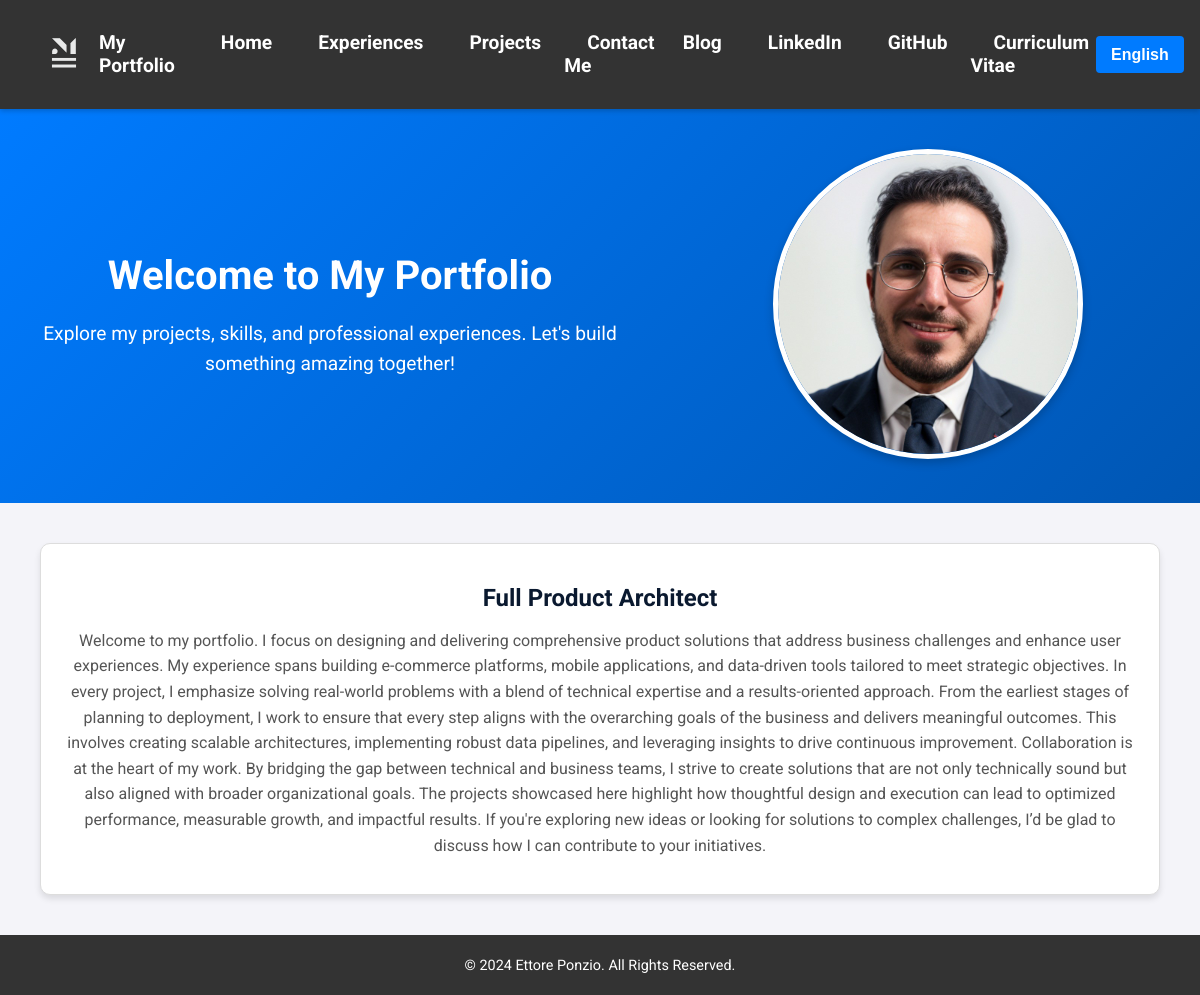
The app's page /en/, older data.
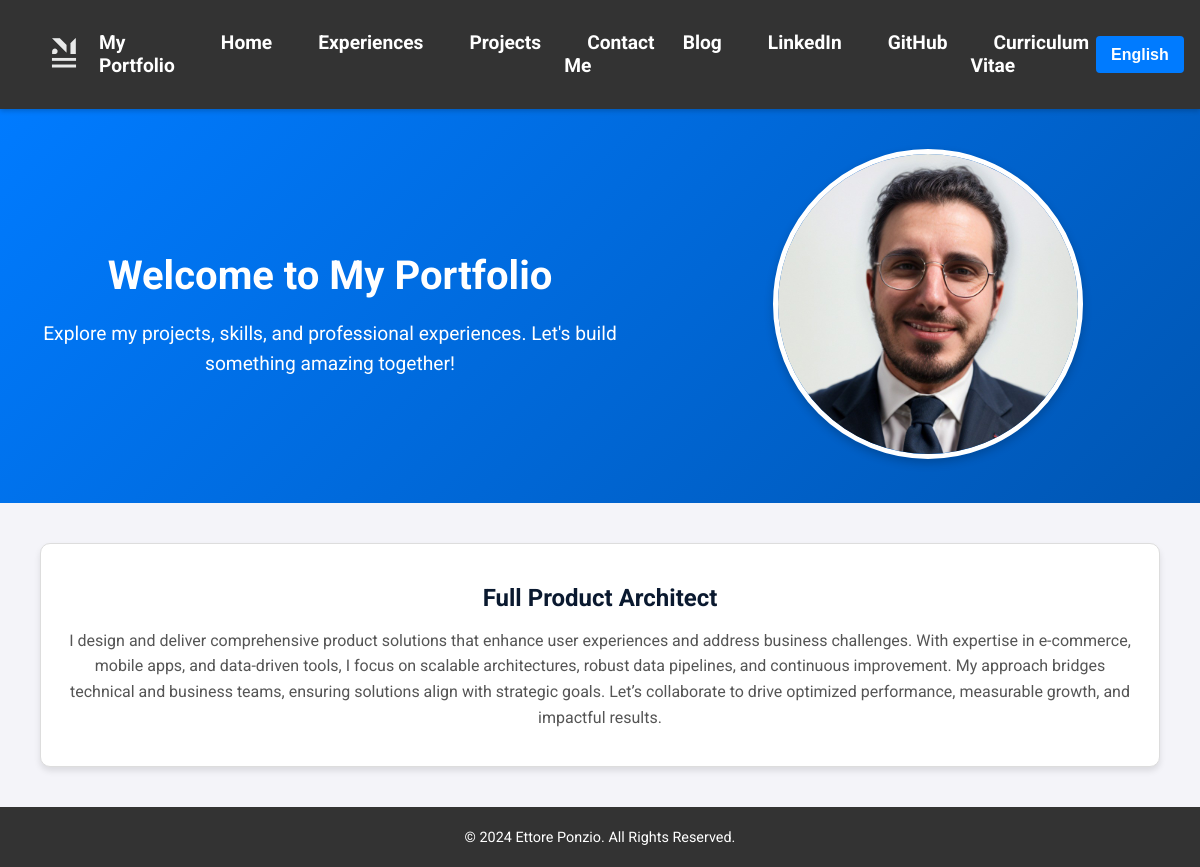
The same page, newer data.
### portfolio/models.py (models this page shows, shortened)
class Section(models.Model):
    title_en = models.CharField(
        max_length=200,
        help_text=_("Title of the section in English"),
        verbose_name=_("Title (EN)")
    )
    title_it = models.CharField(
        max_length=200,
        help_text=_("Title of the section in Italian"),
        verbose_name=_("Title (IT)")
    )
    description_en = models.TextField(
        help_text=_("Description content for the section in English"),
        verbose_name=_("Description (EN)")
    )
    description_it = models.TextField(
        help_text=_("Description content for the section in Italian"),
        verbose_name=_("Description (IT)")
    )
    class Meta:
        verbose_name = _("Section")
        verbose_name_plural = _("Sections")

### portfolio/views.py (the view)
# urls.py: 2. Add a URL to urlpatterns:  path('', views.home, name='home')
def home(request):
    user_language = get_language()  # Get the current user's language (e.g., 'en' or 'it')
    sections = Section.objects.all()
    for section in sections:
        if user_language == 'it':
            section.display_title = section.title_it
            section.display_description = section.description_it
        else:
            section.display_title = section.title_en
            section.display_description = section.description_en
    context = {'sections': sections}
    return render(request, 'portfolio/home.html', context)

### portfolio/templates/portfolio/home.html (shortened to what this page needs)
{% extends 'portfolio/base.html' %}
{% load static %}
{% load i18n %}
{% block styles %}
    <link rel="stylesheet" href="{% static 'portfolio/css/home.css' %}">
{% endblock %}
{% block content %}
<article class="home-page">
    <section class="hero-section">
        <div class="hero-text">
            <h1>{% trans "Welcome to My Portfolio" %}</h1>
            <p>
                {% trans "Explore my projects, skills, and professional experiences. Let's build something amazing together!" %}
            </p>
        </div>
        <div class="hero-image">
            <img src="{% static 'portfolio/images/profile.jpeg' %}" alt="{% trans 'Profile Image' %}">
        </div>
    </section>
    <section class="sections-container">
        {% for section in sections %}
        <div class="dynamic-section">
            <h2>{{ section.display_title }}</h2>
            <p>{{ section.display_description }}</p>
        </div>
        {% endfor %}
    </section>
</article>
{% endblock %}

### portfolio/templates/portfolio/base.html (shortened to what this page needs)
{% load static %}
{% load i18n %}
<!DOCTYPE html>
<html lang="{{ LANGUAGE_CODE }}">
<head>
    <link rel="stylesheet" href="{% static 'portfolio/css/navigation.css' %}">
    <link rel="stylesheet" href="{% static 'portfolio/css/footer.css' %}">
    {% block styles %}{% endblock %}
</head>
<body>
    <header>
        <nav aria-label="{% trans 'Main Navigation' %}">
            <div class="nav-container">
                <a href="{% url 'portfolio:home' %}" class="logo">
                    <img src="{% static 'portfolio/logo.png' %}" alt="{% trans 'MyPortfolio Logo' %}" class="logo-image"> My Portfolio
                </a>
                <ul class="nav-links">
                    <li><a href="{% url 'portfolio:home' %}">{% trans "Home" %}</a></li>
                    <li><a href="{% url 'portfolio:education' %}">{% trans "Experiences" %}</a></li>
                    <li><a href="{% url 'portfolio:projects' %}">{% trans "Projects" %}</a></li>
                    <li><a href="{% url 'portfolio:contact' %}">{% trans "Contact Me" %}</a></li>
                    <li><a href="{% url 'portfolio:blog_list' %}">{% trans "Blog" %}</a></li>
                    <li><a href="{% url 'portfolio:linkedin' %}" target="_blank">{% trans "LinkedIn" %}</a></li>
                    <li><a href="{% url 'portfolio:github' %}" target="_blank">{% trans "GitHub" %}</a></li>
                    <li><a href="{% url 'portfolio:open_cv' %}">{% trans "Curriculum Vitae" %}</a></li>
                </ul>
                <form action="{% url 'set_language' %}" method="post" id="language-form" class="language-form">
                    <select name="language" onchange="this.form.submit()" id="language-select" class="language-switcher">
                        {% for lang_code, lang_name in LANGUAGES %}
                            <option value="{{ lang_code }}" {% if lang_code == LANGUAGE_CODE %}selected{% endif %}>
                                {{ lang_name }}
                            </option>
                        {% endfor %}
                    </select>
                </form>
            </div>
        </nav>
    </header>
    <main class="container" role="main">
        {% block content %}{% endblock %}
    </main>
    <footer>
        <p>&copy; {% trans "2024 Ettore Ponzio. All Rights Reserved." %}</p>
    </footer>
</body>
</html>

### portfolio/static/portfolio/css/navigation.css (style rules this page uses)
.nav-container { display: flex; justify-content: space-between; align-items: center; padding: 1em; background-color: #333; color: #fff; position: sticky; top: 0; z-index: 1000; box-shadow: 0 2px 5px rgba(0, 0, 0, 0.2); }
nav .logo { display: flex; align-items: center; text-decoration: none; flex: 1; }
nav .logo-image { max-height: 50px; width: auto; margin-right: 10px; }
nav ul { display: flex; list-style: none; gap: 2 em; margin: 0; padding: 0; }
nav a { text-decoration: none; color: #fff; font-weight: bold; font-size: 1.2rem; padding: 0.7em 1.2em; transition: background-color 0.3s, color 0.3s; border-radius: 6px; }
.language-form { flex: 1; display: flex; justify-content: flex-end; order: 3; }
.language-switcher { background-color: #007bff; color: #fff; font-size: 16px; padding: 10px 15px; border: none; font-weight: bold; border-radius: 4px; cursor: pointer; appearance: none; -webkit-appearance: none; transition: background-color 0.3s ease; }
nav .language-switcher option { color: #000; }

### portfolio/static/portfolio/css/footer.css (style rules this page uses)
footer { background-color: #333; color: #fff; text-align: center; padding: 1em; font-size: 0.9em; }
footer p { margin: 0.5em 0; }

### portfolio/static/portfolio/css/home.css (style rules this page uses)
body { font-family: 'Roboto', sans-serif; background-color: #f4f4f9; color: #0A192F; margin: 0; padding: 0; }
.hero-section { display: flex; flex-wrap: wrap; align-items: center; justify-content: space-between; padding: 20px; background: linear-gradient(135deg, #007BFF, #0056b3); color: #ffffff; text-align: center; }
.hero-section .hero-text { flex: 1; max-width: 50%; padding: 20px; }
.hero-section .hero-text h1 { font-size: 2.5rem; font-weight: bold; margin-bottom: 15px; }
.hero-section .hero-text p { font-size: 1.2rem; line-height: 1.6; }
.hero-section .hero-image { flex: 1; max-width: 40%; text-align: center; padding: 20px; }
.hero-section .hero-image img { width: 100%; max-width: 300px; border-radius: 50%; border: 5px solid #ffffff; box-shadow: 0 4px 10px rgba(0, 0, 0, 0.2); }
.sections-container { display: grid; grid-template-columns: repeat(auto-fit, minmax(300px, 1fr)); gap: 20px; margin: 20px; padding: 20px; }
.dynamic-section { background-color: #ffffff; padding: 20px; border: 1px solid #ddd; border-radius: 10px; box-shadow: 0 4px 6px rgba(0, 0, 0, 0.1); transition: transform 0.3s ease, box-shadow 0.3s ease; text-align: center; }
.dynamic-section h2 { font-size: 1.5rem; margin-bottom: 10px; color: #0A192F; }
.dynamic-section p { font-size: 1rem; color: #555; line-height: 1.6; }

Row changes from the older to the newer data that the page shows:
changed Section "Full Product Architect": display_description "Welcome to my portfolio. I focus on designing and delivering comprehensive product solutions that address business challenges and enhance user experiences. My experience spans building e-commerce platforms, mobile applications, and data-driven tools tailored to meet strategic objectives. In every project, I emphasize solving real-world problems with a blend of technical expertise and a results-oriented approach. From the earliest stages of planning to deployment, I work to ensure that every step aligns with the overarching goals of the business and delivers meaningful outcomes. This involves creating scalable architectures, implementing robust data pipelines, and leveraging insights to…" → "I design and deliver comprehensive product solutions that enhance user experiences and address business challenges. With expertise in e-commerce, mobile apps, and data-driven tools, I focus on scalable architectures, robust data pipelines, and continuous improvement. My approach bridges technical and business teams, ensuring solutions align with strategic goals. Let’s collaborate to drive optimized performance, measurable growth, and impactful results."
